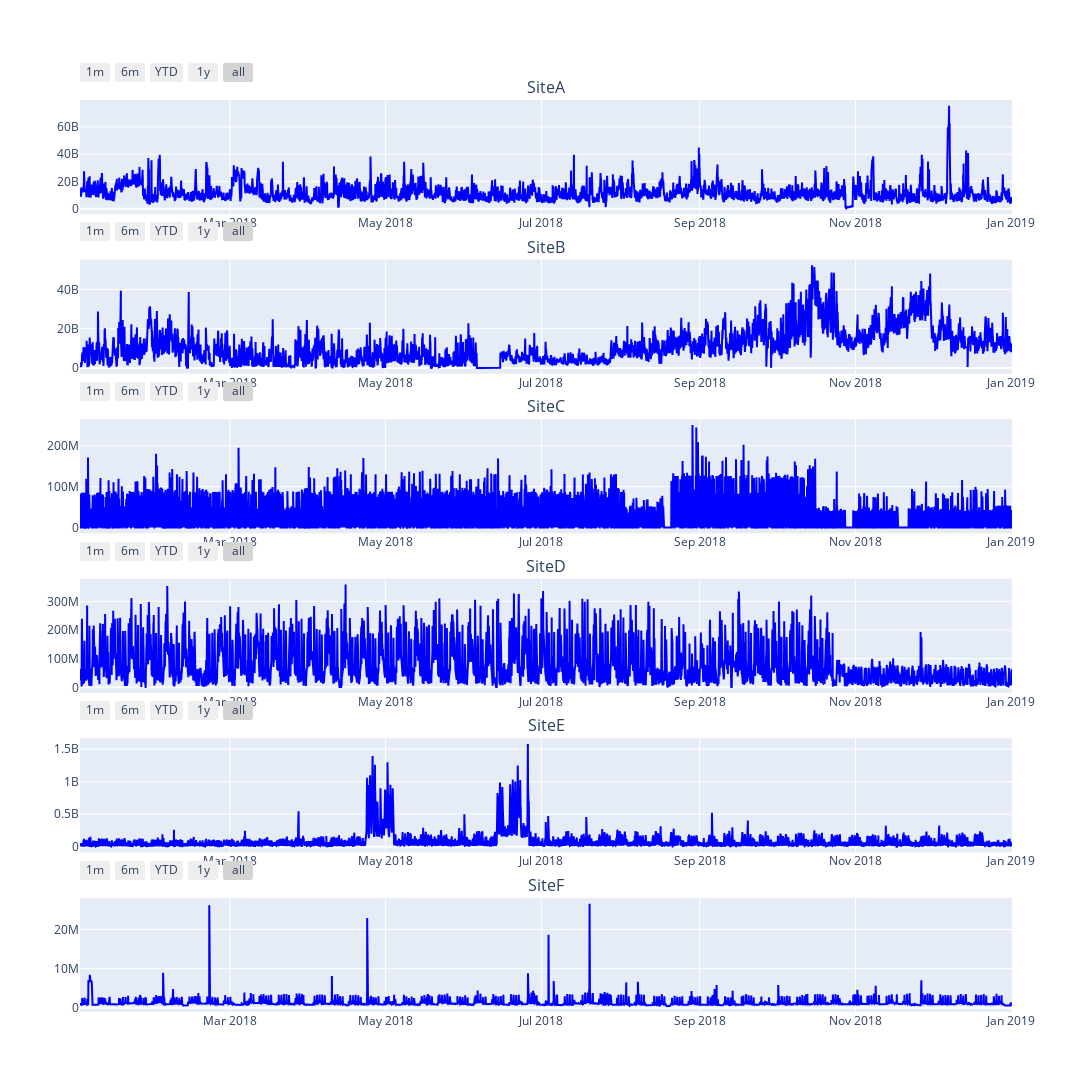

Notebook code for this chart:
### Code cell
fig = make_subplots(rows=6, cols=1, subplot_titles=df.columns,
                    vertical_spacing=0.05)

for i, col in enumerate(df.columns):
    fig.add_trace(go.Scatter(x=df.index, y=df[col],  
                             marker = dict(size = 10, 
                                           color = 'blue'),
                            textfont=dict(
                                color='black',
                                size=18,  
                                family='Times New Roman')),
                row=i+1, col=1)
    
fig.update_xaxes(
    rangeselector=dict(
        buttons=list([
            dict(count=1, label="1m", step="month", stepmode="backward"),
            dict(count=6, label="6m", step="month", stepmode="backward"),
            dict(count=1, label="YTD", step="year", stepmode="todate"),
            dict(count=1, label="1y", step="year", stepmode="backward"),
            dict(step="all")
        ])
    )
)
fig.update_layout(showlegend=False, autosize=False,
    width=1300,
    height=1500,
    )
fig.show()

### Figure 1 — Plotly figure (JSON) as saved in the notebook; plotly's stock layout.template omitted (floating-point values rounded to 4 significant figures; data arrays with more than 128 entries replaced by an {"elided": "..."} marker saying what was removed)
{"data": [{"marker": {"color": "blue", "size": 10}, "textfont": {"color": "black", "family": "Times New Roman", "size": 18}, "type": "scatter", "x": {"elided": "8760 str values"}, "xaxis": "x", "y": {"elided": "8760 float values"}, "yaxis": "y"}, {"marker": {"color": "blue", "size": 10}, "textfont": {"color": "black", "family": "Times New Roman", "size": 18}, "type": "scatter", "x": {"elided": "8760 str values"}, "xaxis": "x2", "y": {"elided": "8760 float values"}, "yaxis": "y2"}, {"marker": {"color": "blue", "size": 10}, "textfont": {"color": "black", "family": "Times New Roman", "size": 18}, "type": "scatter", "x": {"elided": "8760 str values"}, "xaxis": "x3", "y": {"elided": "8760 float values"}, "yaxis": "y3"}, {"marker": {"color": "blue", "size": 10}, "textfont": {"color": "black", "family": "Times New Roman", "size": 18}, "type": "scatter", "x": {"elided": "8760 str values"}, "xaxis": "x4", "y": {"elided": "8760 float values"}, "yaxis": "y4"}, {"marker": {"color": "blue", "size": 10}, "textfont": {"color": "black", "family": "Times New Roman", "size": 18}, "type": "scatter", "x": {"elided": "8760 str values"}, "xaxis": "x5", "y": {"elided": "8760 float values"}, "yaxis": "y5"}, {"marker": {"color": "blue", "size": 10}, "textfont": {"color": "black", "family": "Times New Roman", "size": 18}, "type": "scatter", "x": {"elided": "8760 str values"}, "xaxis": "x6", "y": {"elided": "8760 float values"}, "yaxis": "y6"}], "layout": {"annotations": [{"font": {"size": 16}, "showarrow": false, "text": "SiteA", "x": 0.5, "xanchor": "center", "xref": "paper", "y": 1, "yanchor": "bottom", "yref": "paper"}, {"font": {"size": 16}, "showarrow": false, "text": "SiteB", "x": 0.5, "xanchor": "center", "xref": "paper", "y": 0.825, "yanchor": "bottom", "yref": "paper"}, {"font": {"size": 16}, "showarrow": false, "text": "SiteC", "x": 0.5, "xanchor": "center", "xref": "paper", "y": 0.65, "yanchor": "bottom", "yref": "paper"}, {"font": {"size": 16}, "showarrow": false, "text": "SiteD", "x": 0.5, "xanchor": "center", "xref": "paper", "y": 0.475, "yanchor": "bottom", "yref": "paper"}, {"font": {"size": 16}, "showarrow": false, "text": "SiteE", "x": 0.5, "xanchor": "center", "xref": "paper", "y": 0.3, "yanchor": "bottom", "yref": "paper"}, {"font": {"size": 16}, "showarrow": false, "text": "SiteF", "x": 0.5, "xanchor": "center", "xref": "paper", "y": 0.125, "yanchor": "bottom", "yref": "paper"}], "autosize": false, "height": 1500, "showlegend": false, "width": 1300, "xaxis": {"anchor": "y", "domain": [0, 1], "rangeselector": {"buttons": [{"count": 1, "label": "1m", "step": "month", "stepmode": "backward"}, {"count": 6, "label": "6m", "step": "month", "stepmode": "backward"}, {"count": 1, "label": "YTD", "step": "year", "stepmode": "todate"}, {"count": 1, "label": "1y", "step": "year", "stepmode": "backward"}, {"step": "all"}]}}, "xaxis2": {"anchor": "y2", "domain": [0, 1], "rangeselector": {"buttons": [{"count": 1, "label": "1m", "step": "month", "stepmode": "backward"}, {"count": 6, "label": "6m", "step": "month", "stepmode": "backward"}, {"count": 1, "label": "YTD", "step": "year", "stepmode": "todate"}, {"count": 1, "label": "1y", "step": "year", "stepmode": "backward"}, {"step": "all"}]}}, "xaxis3": {"anchor": "y3", "domain": [0, 1], "rangeselector": {"buttons": [{"count": 1, "label": "1m", "step": "month", "stepmode": "backward"}, {"count": 6, "label": "6m", "step": "month", "stepmode": "backward"}, {"count": 1, "label": "YTD", "step": "year", "stepmode": "todate"}, {"count": 1, "label": "1y", "step": "year", "stepmode": "backward"}, {"step": "all"}]}}, "xaxis4": {"anchor": "y4", "domain": [0, 1], "rangeselector": {"buttons": [{"count": 1, "label": "1m", "step": "month", "stepmode": "backward"}, {"count": 6, "label": "6m", "step": "month", "stepmode": "backward"}, {"count": 1, "label": "YTD", "step": "year", "stepmode": "todate"}, {"count": 1, "label": "1y", "step": "year", "stepmode": "backward"}, {"step": "all"}]}}, "xaxis5": {"anchor": "y5", "domain": [0, 1], "rangeselector": {"buttons": [{"count": 1, "label": "1m", "step": "month", "stepmode": "backward"}, {"count": 6, "label": "6m", "step": "month", "stepmode": "backward"}, {"count": 1, "label": "YTD", "step": "year", "stepmode": "todate"}, {"count": 1, "label": "1y", "step": "year", "stepmode": "backward"}, {"step": "all"}]}}, "xaxis6": {"anchor": "y6", "domain": [0, 1], "rangeselector": {"buttons": [{"count": 1, "label": "1m", "step": "month", "stepmode": "backward"}, {"count": 6, "label": "6m", "step": "month", "stepmode": "backward"}, {"count": 1, "label": "YTD", "step": "year", "stepmode": "todate"}, {"count": 1, "label": "1y", "step": "year", "stepmode": "backward"}, {"step": "all"}]}}, "yaxis": {"anchor": "x", "domain": [0.875, 1]}, "yaxis2": {"anchor": "x2", "domain": [0.7, 0.825]}, "yaxis3": {"anchor": "x3", "domain": [0.525, 0.65]}, "yaxis4": {"anchor": "x4", "domain": [0.35, 0.475]}, "yaxis5": {"anchor": "x5", "domain": [0.175, 0.3]}, "yaxis6": {"anchor": "x6", "domain": [0, 0.125]}}}
